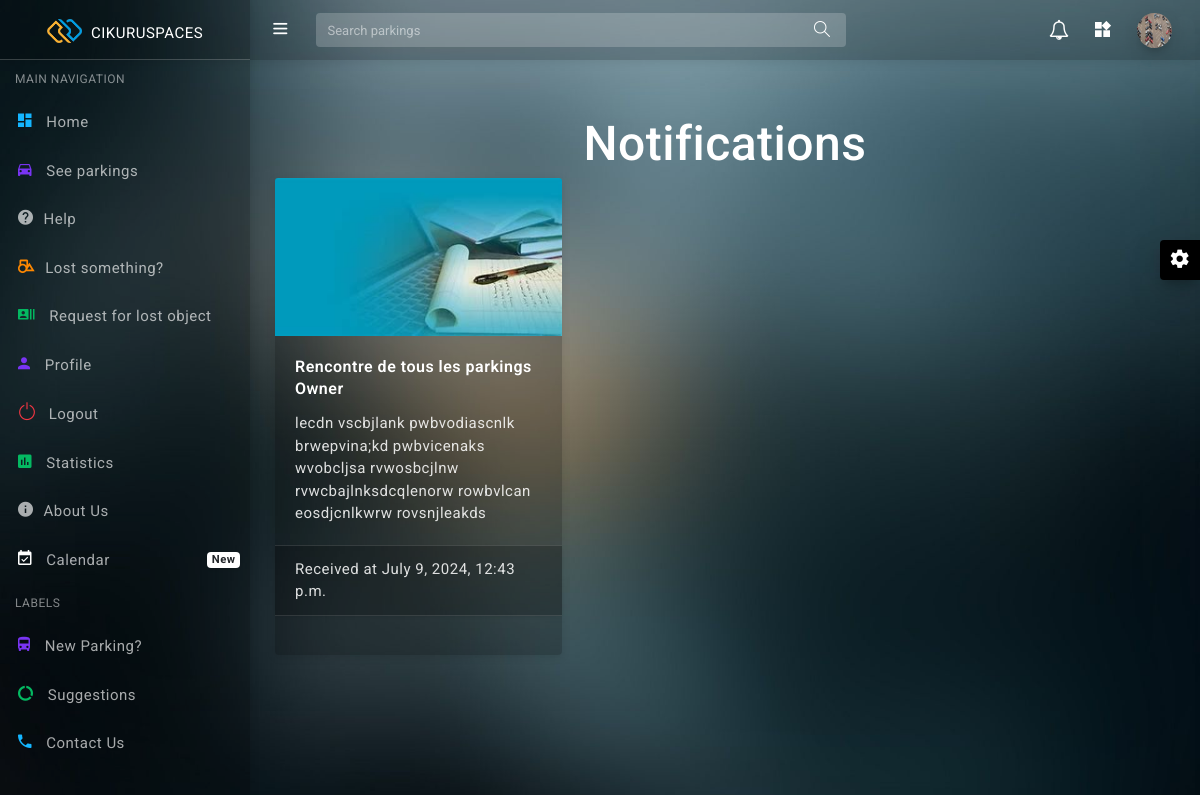
/extra/notif/ (signed in), run on the app's committed database.
### authentication/models.py (models this page shows, shortened)
class User(AbstractUser):
    email=models.EmailField(max_length=100,unique=True,null=True)
    phone_number = models.IntegerField(unique=True,null=True)
    photo = models.ImageField(upload_to='user_images/',default="images/avatar.png")
    bio=models.CharField(null=True,blank=True,max_length=250)
    USERNAME_FIELD='email'
    REQUIRED_FIELDS=[]

### stats/models.py (models this page shows, shortened)
class Notification(models.Model):
    header = models.CharField(max_length=100)
    body = models.TextField()
    image = models.ImageField(upload_to='notifications/', default="images/avatar.png")
    created_at = models.DateTimeField(auto_now_add=True)

### stats/views.py (the view)
# urls.py: path('notif/', views.notifications, name='notif'),
def notifications(request):
    notifs=Notification.objects.all()
    user=request.user
    context={
        'notifs':notifs,
        'user':user,
    }
    return render(request,'stats/notifications.html',context)

### stats/templates/stats/notifications.html
{% extends "new_main.html" %}
{% block content %}
        <div class="container">
                <h1 class="text-center display-5 title-section">Notifications</h1>
                <div class="card-columns">
                  {% for notif in notifs %}
                        <div class="card">
                                <img class="card-img-top" src="{{ notif.image.url }}" alt="notif">
                                <div class="card-body">
                                        <h5 class="card-title">{{notif.header}}</h5>
                                        <p class="card-text">{{notif.body}} </p>
                                </div>
                                <ul class="list-group list-group-flush">
                                        <li class="list-group-item">Received at {{notif.created_at}}</li>
                                </ul>
                                <div class="card-body text-center">
                                </div>
                        </div>
                </div>
                  {% endfor %}
        </div>
{% endblock %}

### templates/new_main.html (shortened to what this page needs)
{% load static %}
<!DOCTYPE html>
<html lang="en">
<head>
  <link href="{% static 'dashtreme-master/assets/plugins/fullcalendar/css/fullcalendar.min.css' %}" rel='stylesheet'/>
  <link href="{% static 'dashtreme-master/assets/plugins/simplebar/css/simplebar.css' %}" rel="stylesheet"/>
  <link href="{% static 'dashtreme-master/assets/css/bootstrap.min.css' %}" rel="stylesheet"/>
  <link href="{% static 'dashtreme-master/assets/css/animate.css' %}" rel="stylesheet" type="text/css"/>
  <link href="{% static 'dashtreme-master/assets/css/icons.css' %}" rel="stylesheet" type="text/css"/>
  <link href="{% static 'dashtreme-master/assets/css/sidebar-menu.css' %}" rel="stylesheet"/>
  <link href="{% static 'dashtreme-master/assets/css/app-style.css' %}" rel="stylesheet"/>
</head>
<body class="bg-theme bg-theme2">
 <div id="wrapper">
   <div id="sidebar-wrapper" data-simplebar="" data-simplebar-auto-hide="true">
    <div class="brand-logo">
     <a href="{% url 'home'%}">
      <img src="{% static 'dashtreme-master/assets/images/logo-icon.png' %}" class="logo-icon" alt="logo icon">
      <h5 class="logo-text">CikuruSpaces</h5>
    </a>
  </div>
  <ul class="sidebar-menu do-nicescrol">
   <li class="sidebar-header">MAIN NAVIGATION</li>
   <li>
     <a href="{% url 'home'%}">
       <i class="zmdi zmdi-view-dashboard text-info"></i> <span>Home</span>
     </a>
   </li>
   <li>
      <a href="{% url 'home'%}#all">
        <i class="zmdi zmdi-car text-primary"></i> <span>See parkings</span>
      </a>
    </li>
    <li>
      <a href="{% url 'help'%}">
        <i class="zmdi zmdi-help"></i><span>Help </span>
      </a>
    </li>
   {% if request.user.is_authenticated %}
   <li>
     <a href="{% url 'found_objects'%}">
       <i class="zmdi zmdi-shape text-warning"></i><span>Lost something?</span>
     </a>
   </li>
   {% if user.is_superuser or is_parking_manager %}
   <li>
     <a href="{% url 'add_found_object'%}">
      <i class="zmdi zmdi-plus-circle-o text-success"></i> <span>Add lost object</span>
     </a>
   </li>
   {% else %}
   <li>
    <a href="{% url 'request_lost_object'%}">
        <i class="zmdi zmdi-accounts-list text-success"></i> <span>Request for lost object</span>
    </a>
  </li>
  {% endif%}
   <li>
     <a href="{% url 'change' %}">
       <i class="zmdi zmdi-account text-primary"></i> <span>Profile</span>
     </a>
   </li>
   <li>
     <a href="{% url 'logout' %}">
       <i class="icon-power mr-2 text-danger"></i> <span>Logout</span>
     </a>
   </li>
   <li>
   {% endif %}
   <li>
     <a href="{% url 'statistics'%}">
       <i class="zmdi zmdi-chart text-success"> </i><span> Statistics</span>
     </a>
   </li>
   <li>
     <a href="{% url 'about' %}">
       <i class="zmdi zmdi-info"></i><span>About Us</span>
     </a>
   </li>
   <li>
     <a href="{% url 'calendar' %}">
       <i class="zmdi zmdi-calendar-check text-white"></i> <span>Calendar</span>
       <small class="badge float-right badge-light">New</small>
     </a>
   </li>
   <li class="sidebar-header">LABELS</li>
   <li><a href="{% url 'contact' %}#parking"><i class="zmdi zmdi-bus text-primary"></i> <span>New Parking?</span></a></li>
   <li><a href="{% url 'contact' %}#suggest"><i class="zmdi zmdi-chart-donut text-success"></i> <span>Suggestions</span></a></li>
   <li><a href="{% url 'contact' %}#contact"><i class="zmdi zmdi-phone text-info"></i> <span>Contact Us</span></a></li>
 </ul>
  </div>
<header class="topbar-nav">
 <nav class="navbar navbar-expand fixed-top">
  <ul class="navbar-nav mr-auto align-items-center">
    <li class="nav-item">
      <a class="nav-link toggle-menu" href="javascript:void();">
       <i class="icon-menu menu-icon"></i>
     </a>
    </li>
    <li class="nav-item">
      <form class="search-bar" method="GET" action="{% url 'home' %}#all">
        <input type="text" class="form-control" name="q" placeholder="Search parkings">
         <a href="{% url 'home' %}#all"><i class="icon-magnifier"></i></a>
      </form>
    </li>
  </ul>
  <ul class="navbar-nav align-items-center right-nav-link">
    <li class="nav-item dropdown">
      <a class="nav-link dropdown-toggle dropdown-toggle-nocaret waves-effect"  href="{% url 'notif' %}">
      <i class="fa fa-bell-o"></i></a>
    </li>
    <li class="nav-item language dropdown-sm">
      <a class="nav-link dropdown-toggle dropdown-toggle-nocaret waves-effect" data-toggle="dropdown" href="javascript:void();"><i class="zmdi zmdi-widgets"></i></a>
    </li>
    {% if request.user.is_authenticated%}
    <li class="nav-item">
      <a class="nav-link dropdown-toggle dropdown-toggle-nocaret" data-toggle="dropdown" href="#">
        <span class="user-profile"><img src="{{request.user.photo.url}}" class="img-circle" alt="user avatar"></span>
      </a>
      <ul class="dropdown-menu dropdown-menu-right">
        <a href="{% url 'logout' %}"><li class="dropdown-item"> Logout</li><a>
      </ul>
    </li>
    {% endif %}
  </ul>
</nav>
</header>
  <div class="content-wrapper">
    {% block content %}
    {% endblock content %}
  </div>
 </div>
<div class="right-sidebar">
 <div class="switcher-icon">
   <i class="zmdi zmdi-settings zmdi-hc-spin"></i>
 </div>
</div>
</body>
</html>

### static/dashtreme-master/assets/css/sidebar-menu.css (style rules this page uses)
.sidebar-menu { list-style: none; margin: 0; padding: 0; background-color: transparent; }
.sidebar-menu>li { position: relative; margin: 0; padding: 0; }
.sidebar-menu>li>a { padding: 13px 5px 13px 15px; display: block; border-left: 3px solid transparent; color: rgba(255, 255, 255, 0.65); font-size: 15px; }
.sidebar-menu>li .label, .sidebar-menu>li .badge { margin-top: 3px; margin-right: 5px; }
.sidebar-menu li.sidebar-header { padding: 10px 25px 10px 15px; font-size: 12px; color: rgba(255, 255, 255, 0.5); }
.sidebar-menu a { color: #b8c7ce; text-decoration: none; }

### data on the page
User: user.photo (picture)
Notification: image (picture), header "Rencontre de tous les parkings Owner", body "lecdn vscbjlank pwbvodiascnlk brwepvina;kd pwbvicenaks wvobcljsa rvwosbcjlnw rvwcbajlnksdcqlenorw rowbvlcan eosdjcnlkwrw rovsnjleakds", created_at "July 9, 2024, 12:43 p.m."
